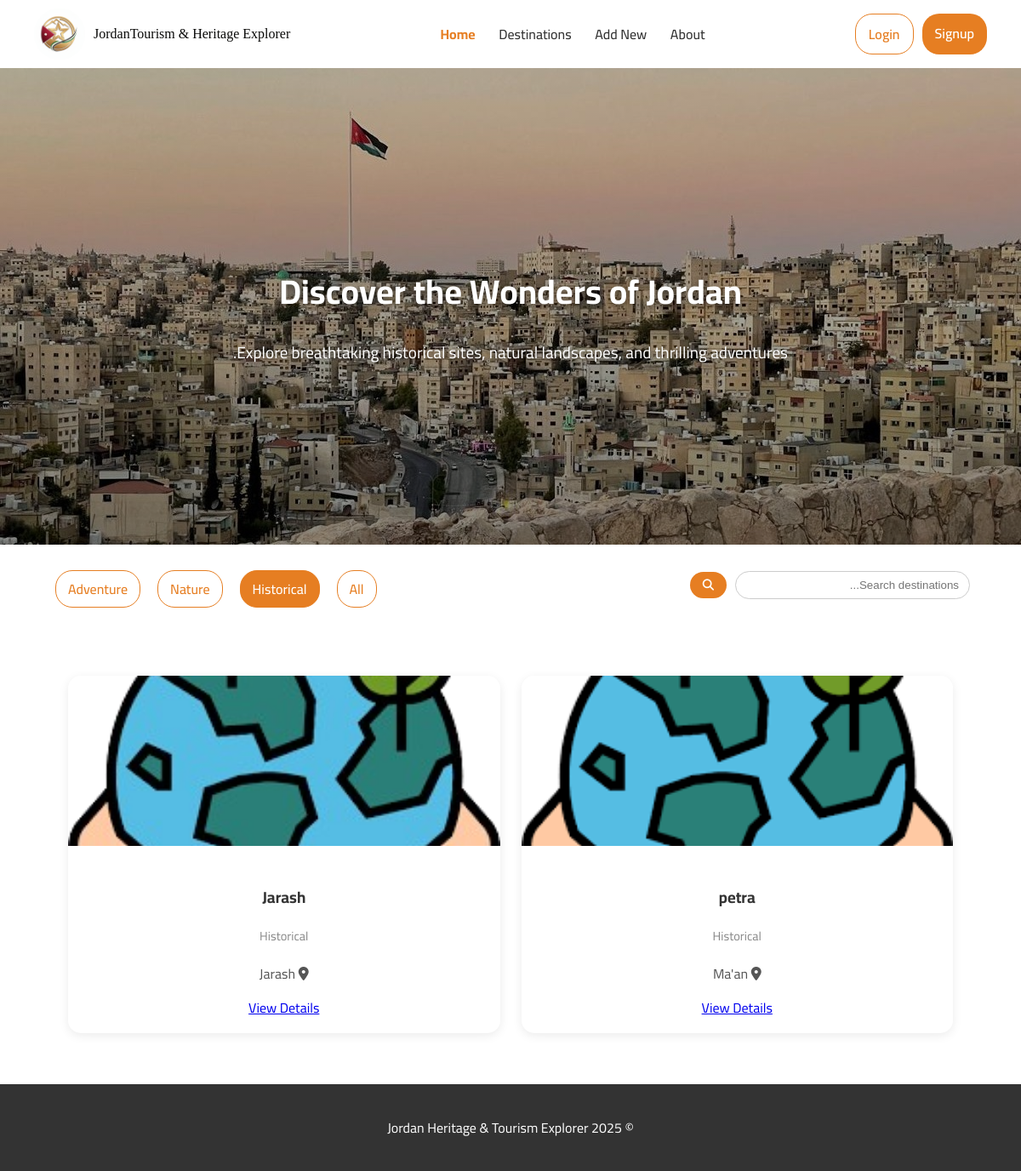
Page /destinations/?category=historical on the committed database.
### main_app/models.py (models this page shows, shortened)
class Destination(models.Model):
    category_choice = [
        ('historical','Historical'),
        ('nature', 'Nature'),
        ('adventure', 'Adventure'),
    ]
    status_choice = [
        ('pending','Pending'),
        ('approved','Approved'),
        ('declined','Declined'),
    ]
    name = models.CharField(max_length=200)
    description = models.TextField()
    category= models.CharField(max_length=20, choices=category_choice)
    location = models.CharField(max_length=100)
    activity_type = models.CharField(max_length=100)
    image = models.ImageField(upload_to = 'destinations/')
    created_at = models.DateTimeField(auto_now_add= True)
    created_by = models.ForeignKey(User, on_delete=models.SET_NULL, null=True, related_name='created_des')
    status = models.CharField(max_length=10, choices=status_choice, default='pending')

### main_app/views.py (the view)
# urls.py: path('destinations/', views.destination_list, name='destination_list'),
def destination_list(request):
    query = request.GET.get('q', '')
    category = request.GET.get('category', '')
    destinations = Destination.objects.filter(status='approved')
    if query:
        destinations = destinations.filter(name__icontains=query)
    if category and category != 'all':
        destinations = destinations.filter(category=category)
    return render(request, 'destinations/list.html', {
        'destinations': destinations,
        'query': query,
        'selected_category': category,
    })

### main_app/templates/destinations/list.html (shortened to what this page needs)
{% extends 'base.html' %}
{% load static %}
{% block content %}
<link rel="stylesheet" href="{% static 'css/destinations.css' %}">
<section class="destination-hero">
  <div class="hero-overlay">
    <h1>Discover the Wonders of Jordan</h1>
    <p>Explore breathtaking historical sites, natural landscapes, and thrilling adventures.</p>
  </div>
</section>
<div class="filters-container">
  <form method="get" class="search-form">
    <input type="text" name="q" placeholder="Search destinations..." value="{{ query }}">
    <button type="submit"><i class="fa-solid fa-search"></i></button>
  </form>
  <div class="category-filters">
    <a href="?category=all" class="filter-btn {% if selected_category == 'all' or not selected_category %}active{% endif %}">All</a>
    <a href="?category=historical" class="filter-btn {% if selected_category == 'historical' %}active{% endif %}">Historical</a>
    <a href="?category=nature" class="filter-btn {% if selected_category == 'nature' %}active{% endif %}">Nature</a>
    <a href="?category=adventure" class="filter-btn {% if selected_category == 'adventure' %}active{% endif %}">Adventure</a>
  </div>
</div>
<section class="destination-list-section">
  <div class="container">
    {% if destinations %}
      <div class="destination-grid">
        {% for destination in destinations %}
          <div class="destination-card">
            <div class="card-image">
              <img src="{{ destination.image.url }}" alt="{{ destination.name }}">
            </div>
            <div class="card-content">
              <h3>{{ destination.name }}</h3>
              <p class="category">{{ destination.get_category_display }}</p>
              <p class="location"><i class="fa-solid fa-location-dot"></i> {{ destination.location }}</p>
              <a href="{% url 'destination_detail' destination.pk %}" class="view-btn">View Details</a>
            </div>
          </div>
        {% endfor %}
      </div>
    {% else %}
      <p class="no-destinations">No destinations available yet.</p>
    {% endif %}
  </div>
</section>
{% endblock %}

### main_app/static/css/base.css (style rules this page uses)
body { margin: 0; font-family: 'Cairo', sans-serif; background-color: #fefbf7; color: #333; text-align: center; }

### main_app/static/css/destinations.css (style rules this page uses)
.destination-hero { background: linear-gradient(rgba(0,0,0,0.25), rgba(0,0,0,0.45)), url("/static/images/jordan-landscape.jpg") no-repeat center top; background-size: cover; height: 70vh; display: flex; justify-content: center; align-items: center; text-align: center; color: #fff; position: relative; }
.hero-overlay { max-width: 700px; padding: 0 20px; animation: fadeIn 1.2s ease; }
.hero-overlay h1 { font-size: 2.5rem; font-weight: 700; margin-bottom: 10px; text-shadow: 0 2px 6px rgba(0, 0, 0, 0.4); }
.hero-overlay p { font-size: 1.2rem; line-height: 1.6; text-shadow: 0 2px 4px rgba(0, 0, 0, 0.4); }
.filters-container { background-color: #fff; padding: 20px 60px; display: flex; flex-wrap: wrap; justify-content: space-between; align-items: center; box-shadow: 0 2px 8px rgba(0,0,0,0.05); }
.search-form { display: flex; align-items: center; gap: 10px; }
.search-form input { padding: 8px 12px; border-radius: 20px; border: 1px solid #ccc; width: 250px; transition: 0.3s; }
.search-form button { background: #e67e22; border: none; color: white; padding: 8px 15px; border-radius: 20px; cursor: pointer; transition: 0.3s; }
.category-filters { display: flex; gap: 10px; margin-top: 10px; }
.category-filters a { text-decoration: none; border: 1px solid #e67e22; color: #e67e22; padding: 6px 14px; border-radius: 20px; margin: 0 5px; transition: all 0.3s ease; font-weight: 500; }
.category-filters a:hover, .category-filters a.active { background-color: #e67e22; color: #fff; text-decoration: none; }
.destination-list-section { padding: 60px 80px; background-color: #fff; }
.destination-grid { display: grid; grid-template-columns: repeat(auto-fit, minmax(270px, 1fr)); gap: 25px; }
.destination-card { background: #fff; border-radius: 15px; box-shadow: 0 3px 12px rgba(0, 0, 0, 0.08); overflow: hidden; transition: transform 0.3s, box-shadow 0.3s; animation: fadeUp 0.8s ease forwards; opacity: 0; }
.destination-card img { width: 100%; height: 200px; object-fit: cover; }
.card-content { padding: 15px; text-align: center; }
.card-content h3 { color: #333; margin-bottom: 5px; }
.card-content .category { color: #888; font-size: 0.9rem; margin-bottom: 10px; }
.card-content .location { color: #555; margin-bottom: 10px; }

### rows in the picture
Destination: image (picture), name "petra", category "Historical", location "Ma'an"
Destination: image (picture), name "Jarash", category "Historical", location "Jarash"
